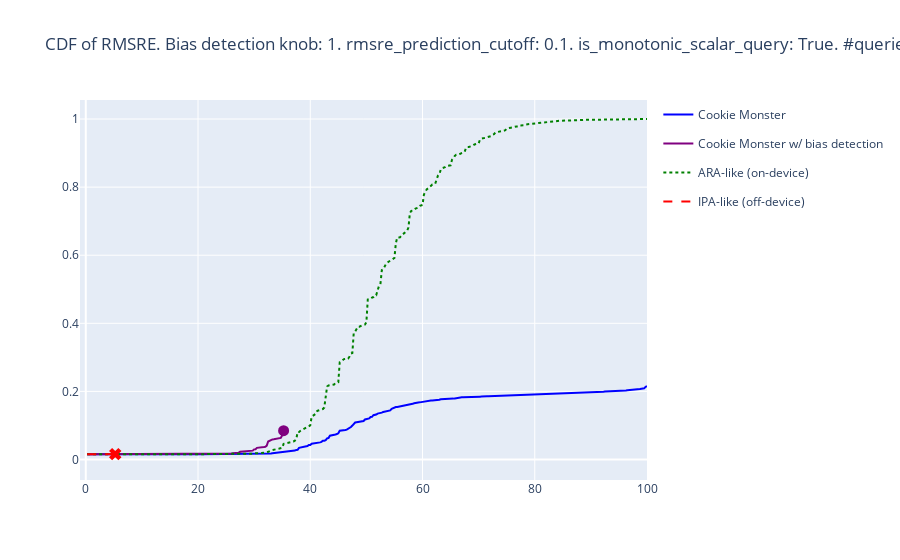

The cell this chart's notebook holds for it:
### Code cell
cdf_args["df"] = chopped_df
fig = go.Figure()
for trace in cdf(**cdf_args):
    fig.add_trace(trace)
fig.update_layout(title=f"CDF of RMSRE. Bias detection knob: {bias_detection_knob}. rmsre_prediction_cutoff: {rmsre_prediction_cutoff}. is_monotonic_scalar_query: {is_monotonic_scalar_query}. #queries {num_queries}")

fig

### Figure 1 — Plotly figure (JSON) as saved in the notebook; plotly's stock layout.template omitted (floating-point values rounded to 4 significant figures; data arrays with more than 128 entries replaced by an {"elided": "..."} marker saying what was removed)
{"data": [{"legendgroup": "Cookie Monster", "line": {"dash": "solid"}, "marker": {"color": "blue", "symbol": "circle"}, "mode": "lines", "name": "Cookie Monster", "showlegend": true, "type": "scatter", "x": {"elided": "400 float values"}, "y": {"elided": "400 float values"}}, {"legendgroup": "Cookie Monster w/ bias detection", "line": {"dash": "solid"}, "marker": {"color": "purple", "symbol": "circle"}, "mode": "lines", "name": "Cookie Monster w/ bias detection", "showlegend": true, "type": "scatter", "x": {"elided": "141 float values"}, "y": {"elided": "141 float values"}}, {"legendgroup": "Cookie Monster w/ bias detection", "marker": {"color": "purple", "size": 11, "symbol": "circle"}, "mode": "markers", "name": "Cookie Monster w/ bias detection", "showlegend": false, "type": "scatter", "x": [35.25], "y": [0.08472]}, {"legendgroup": "ARA-like (on-device)", "line": {"dash": "dot"}, "marker": {"color": "green", "symbol": "diamond"}, "mode": "lines", "name": "ARA-like (on-device)", "showlegend": true, "type": "scatter", "x": {"elided": "400 float values"}, "y": {"elided": "400 float values"}}, {"legendgroup": "IPA-like (off-device)", "line": {"dash": "dash"}, "marker": {"color": "red", "symbol": "x"}, "mode": "lines", "name": "IPA-like (off-device)", "showlegend": true, "type": "scatter", "x": [0.25, 0.5, 0.75, 1, 1.25, 1.5, 1.75, 2, 2.25, 2.5, 2.75, 3, 3.25, 3.5, 3.75, 4, 4.25, 4.5, 4.75, 5, 5.25], "y": [0.01551, 0.01552, 0.01553, 0.01553, 0.01553, 0.01554, 0.01554, 0.01556, 0.01556, 0.01556, 0.01556, 0.01557, 0.01557, 0.01558, 0.0156, 0.0156, 0.01561, 0.01562, 0.01563, 0.01563, 0.01571]}, {"legendgroup": "IPA-like (off-device)", "marker": {"color": "red", "size": 11, "symbol": "x"}, "mode": "markers", "name": "IPA-like (off-device)", "showlegend": false, "type": "scatter", "x": [5.25], "y": [0.01571]}], "layout": {"title": {"text": "CDF of RMSRE. Bias detection knob: 1. rmsre_prediction_cutoff: 0.1. is_monotonic_scalar_query: True. #queries 400"}}}
